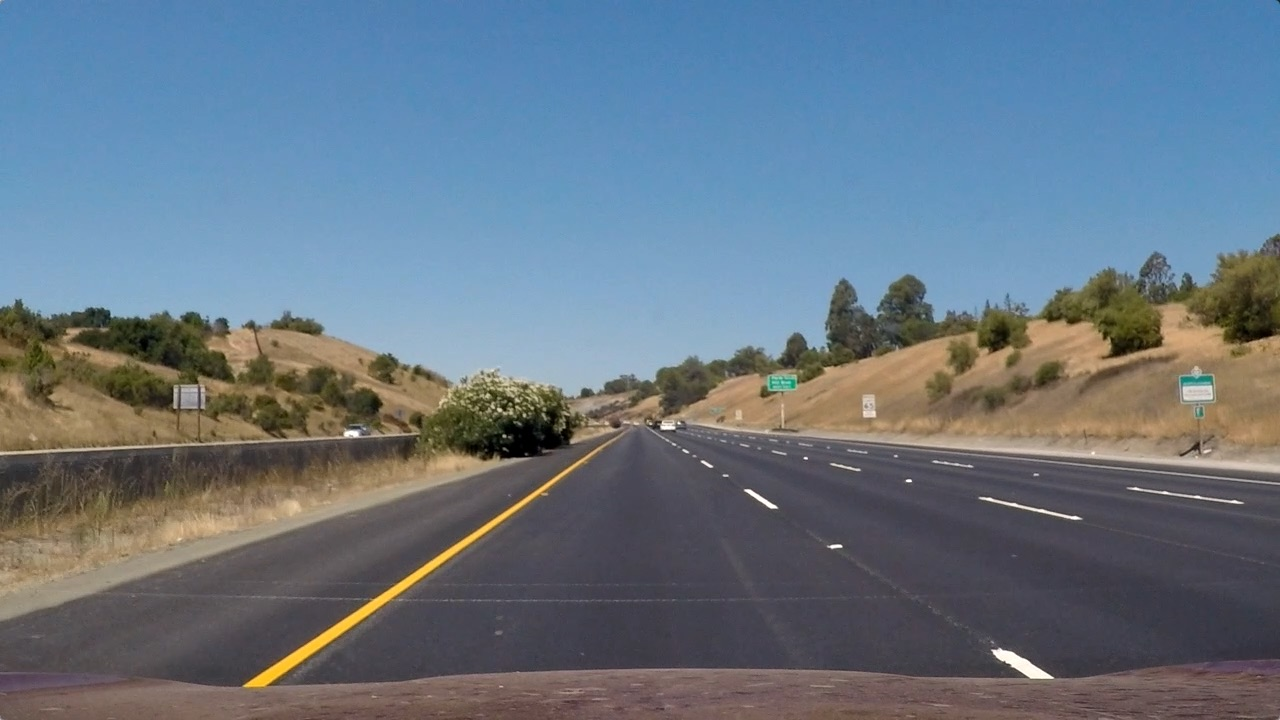
#> input picture lane_finding/test_images/straight_lines1.jpg, 1280 x 720 px; its folder holds only this picture in this run
$ python line_utils.py   (older library calls are emulated)
#> lines starting #> are read from the running program, lines starting #| are printed output that depends on the picture; after the words box and inside, x2 and y2 are one past the last pixel; in counts of white or black regions, pixels touching at a corner belong together
### lane_finding/calibration_utils.py
import cv2
import numpy as np
import glob
import matplotlib.pyplot as plt
import os.path as path
import pickle


def lazy_calibration(func):
    """
    Decorator for calibration function to avoid re-computing calibration every time.
    """
    calibration_cache = 'camera_cal/calibration_data.pickle'

    def wrapper(*args, **kwargs):
        if path.exists(calibration_cache):
            print('Loading cached camera calibration...', end=' ')
            with open(calibration_cache, 'rb') as dump_file:
#> (reads lane_finding/camera_cal/calibration_data.pickle from the repository)
                calibration = pickle.load(dump_file)
        else:
            print('Computing camera calibration...', end=' ')
            calibration = func(*args, **kwargs)
            with open(calibration_cache, 'wb') as dump_file:
                pickle.dump(calibration, dump_file)
        print('Done.')
        return calibration

    return wrapper


# [48 lines left out: function calibrate_camera, not called in this run]


def undistort(frame, mtx, dist, verbose=False):
    """
    Undistort a frame given camera matrix and distortion coefficients.
    :param frame: input frame
    :param mtx: camera matrix
    :param dist: distortion coefficients
    :param verbose: if True, show frame before/after distortion correction
    :return: undistorted frame
    """
    frame_undistorted = cv2.undistort(frame, mtx, dist, newCameraMatrix=mtx)

    if verbose:
        fig, ax = plt.subplots(nrows=1, ncols=2)
        ax[0].imshow(cv2.cvtColor(frame, cv2.COLOR_BGR2RGB))
        ax[1].imshow(cv2.cvtColor(frame_undistorted, cv2.COLOR_BGR2RGB))
        plt.show()

    return frame_undistorted


# [10 lines that do not run on import are left out]

### lane_finding/binarization_utils.py
import cv2
import numpy as np
import glob
import matplotlib.pyplot as plt


# selected threshold to highlight yellow lines
yellow_HSV_th_min = np.array([0, 70, 70])
yellow_HSV_th_max = np.array([50, 255, 255])


def thresh_frame_in_HSV(frame, min_values, max_values, verbose=False):
    """
    Threshold a color frame in HSV space
    """
    HSV = cv2.cvtColor(frame, cv2.COLOR_BGR2HSV)

    min_th_ok = np.all(HSV > min_values, axis=2)
    max_th_ok = np.all(HSV < max_values, axis=2)

    out = np.logical_and(min_th_ok, max_th_ok)

    if verbose:
        plt.imshow(out, cmap='gray')
        plt.show()

    return out


def thresh_frame_sobel(frame, kernel_size):
    """
    Apply Sobel edge detection to an input frame, then threshold the result
    """
    gray = cv2.cvtColor(frame, cv2.COLOR_BGR2GRAY)

    sobel_x = cv2.Sobel(gray, cv2.CV_64F, 1, 0, ksize=kernel_size)
    sobel_y = cv2.Sobel(gray, cv2.CV_64F, 0, 1, ksize=kernel_size)

    sobel_mag = np.sqrt(sobel_x ** 2 + sobel_y ** 2)
    sobel_mag = np.uint8(sobel_mag / np.max(sobel_mag) * 255)

    _, sobel_mag = cv2.threshold(sobel_mag, 50, 1, cv2.THRESH_BINARY)

    return sobel_mag.astype(bool)


def get_binary_from_equalized_grayscale(frame):
    """
    Apply histogram equalization to an input frame, threshold it and return the (binary) result.
    """
    gray = cv2.cvtColor(frame, cv2.COLOR_BGR2GRAY)

    eq_global = cv2.equalizeHist(gray)

    _, th = cv2.threshold(eq_global, thresh=250, maxval=255, type=cv2.THRESH_BINARY)

    return th


def binarize(img, verbose=False):
    """
    Convert an input frame to a binary image which highlight as most as possible the lane-lines.

    :param img: input color frame
    :param verbose: if True, show intermediate results
    :return: binarized frame
    """
    h, w = img.shape[:2]

    binary = np.zeros(shape=(h, w), dtype=np.uint8)

    # highlight yellow lines by threshold in HSV color space
    HSV_yellow_mask = thresh_frame_in_HSV(img, yellow_HSV_th_min, yellow_HSV_th_max, verbose=False)
    binary = np.logical_or(binary, HSV_yellow_mask)

    # highlight white lines by thresholding the equalized frame
    eq_white_mask = get_binary_from_equalized_grayscale(img)
    binary = np.logical_or(binary, eq_white_mask)

    # get Sobel binary mask (thresholded gradients)
    sobel_mask = thresh_frame_sobel(img, kernel_size=9)
    binary = np.logical_or(binary, sobel_mask)

    # apply a light morphology to "fill the gaps" in the binary image
    kernel = np.ones((5, 5), np.uint8)
    closing = cv2.morphologyEx(binary.astype(np.uint8), cv2.MORPH_CLOSE, kernel)

    if verbose:
        f, ax = plt.subplots(2, 3)
        f.set_facecolor('white')
        ax[0, 0].imshow(cv2.cvtColor(img, cv2.COLOR_BGR2RGB))
        ax[0, 0].set_title('input_frame')
        ax[0, 0].set_axis_off()
        ax[0, 0].set_axis_bgcolor('red')
        ax[0, 1].imshow(eq_white_mask, cmap='gray')
        ax[0, 1].set_title('white mask')
        ax[0, 1].set_axis_off()

        ax[0, 2].imshow(HSV_yellow_mask, cmap='gray')
        ax[0, 2].set_title('yellow mask')
        ax[0, 2].set_axis_off()

        ax[1, 0].imshow(sobel_mask, cmap='gray')
        ax[1, 0].set_title('sobel mask')
        ax[1, 0].set_axis_off()

        ax[1, 1].imshow(binary, cmap='gray')
        ax[1, 1].set_title('before closure')
        ax[1, 1].set_axis_off()

        ax[1, 2].imshow(closing, cmap='gray')
        ax[1, 2].set_title('after closure')
        ax[1, 2].set_axis_off()
        plt.show()

    return closing


# [6 lines that do not run on import are left out]

### lane_finding/perspective_utils.py
import numpy as np
import cv2
import glob
import matplotlib.pyplot as plt
from calibration_utils import calibrate_camera, undistort
from binarization_utils import binarize


def birdeye(img, verbose=False):
    """
    Apply perspective transform to input frame to get the bird's eye view.
    :param img: input color frame
    :param verbose: if True, show the transformation result
    :return: warped image, and both forward and backward transformation matrices
    """
    h, w = img.shape[:2]

    src = np.float32([[w, h-10],    # br
                      [0, h-10],    # bl
                      [546, 460],   # tl
                      [732, 460]])  # tr
    dst = np.float32([[w, h],       # br
                      [0, h],       # bl
                      [0, 0],       # tl
                      [w, 0]])      # tr

    M = cv2.getPerspectiveTransform(src, dst)
    Minv = cv2.getPerspectiveTransform(dst, src)

    warped = cv2.warpPerspective(img, M, (w, h), flags=cv2.INTER_LINEAR)

    if verbose:
        f, axarray = plt.subplots(1, 2)
        f.set_facecolor('white')
        axarray[0].set_title('Before perspective transform')
        axarray[0].imshow(img, cmap='gray')
        for point in src:
            axarray[0].plot(*point, '.')
        axarray[1].set_title('After perspective transform')
        axarray[1].imshow(warped, cmap='gray')
        for point in dst:
            axarray[1].plot(*point, '.')
        for axis in axarray:
            axis.set_axis_off()
        plt.show()

    return warped, M, Minv


# [14 lines that do not run on import are left out]

### lane_finding/line_utils.py
import numpy as np
import cv2
import glob
import collections
import matplotlib.pyplot as plt
from calibration_utils import calibrate_camera, undistort
from binarization_utils import binarize
from perspective_utils import birdeye
from globals import ym_per_pix, xm_per_pix


class Line:
    """
    Class to model a lane-line.
    """
    def __init__(self, buffer_len=10):
        self.detected = False
        self.last_fit_pixel = None
        self.last_fit_meter = None
        self.recent_fits_pixel = collections.deque(maxlen=buffer_len)
        self.recent_fits_meter = collections.deque(maxlen=2*buffer_len)
        self.radius_of_curvature = None
        self.all_x = None
        self.all_y = None

    def update_line(self, new_fit_pixel, new_fit_meter, detected, clear_buffer=False):
        self.detected = detected
        if clear_buffer:
            self.recent_fits_pixel = []
            self.recent_fits_meter = []
        self.last_fit_pixel = new_fit_pixel
        self.last_fit_meter = new_fit_meter
        self.recent_fits_pixel.append(self.last_fit_pixel)
        self.recent_fits_meter.append(self.last_fit_meter)

    # [11 lines left out: function draw, not called in this run]

    @property
    def average_fit(self):
        return np.mean(self.recent_fits_pixel, axis=0)

    # [11 lines left out: functions curvature, curvature_meter, not called in this run]


def get_fits_by_sliding_windows(birdeye_binary, line_lt, line_rt, n_windows=9, verbose=False):
    if birdeye_binary is None or birdeye_binary.size == 0:
        raise ValueError("birdeye_binary is empty or None")

    height, width = birdeye_binary.shape
    histogram = np.sum(birdeye_binary[height//2:, :], axis=0)
    out_img = np.dstack((birdeye_binary, birdeye_binary, birdeye_binary)) * 255

    midpoint = width // 2
    leftx_base = np.argmax(histogram[:midpoint])
    rightx_base = np.argmax(histogram[midpoint:]) + midpoint

    nonzero = birdeye_binary.nonzero()
    nonzero_y = np.array(nonzero[0])
    nonzero_x = np.array(nonzero[1])

    window_height = int(height / n_windows)
    margin = 100
    minpix = 50

    leftx_current = leftx_base
    rightx_current = rightx_base

    left_lane_inds = []
    right_lane_inds = []

    for window in range(n_windows):
        win_y_low = height - (window + 1) * window_height
        win_y_high = height - window * window_height
        win_xleft_low = leftx_current - margin
        win_xleft_high = leftx_current + margin
        win_xright_low = rightx_current - margin
        win_xright_high = rightx_current + margin

        cv2.rectangle(out_img, (win_xleft_low, win_y_low), (win_xleft_high, win_y_high), (0,255,0), 2)
        cv2.rectangle(out_img, (win_xright_low, win_y_low), (win_xright_high, win_y_high), (0,255,0), 2)

        good_left_inds = ((nonzero_y >= win_y_low) & (nonzero_y < win_y_high) &
                          (nonzero_x >= win_xleft_low) & (nonzero_x < win_xleft_high)).nonzero()[0]
        good_right_inds = ((nonzero_y >= win_y_low) & (nonzero_y < win_y_high) &
                           (nonzero_x >= win_xright_low) & (nonzero_x < win_xright_high)).nonzero()[0]

        left_lane_inds.append(good_left_inds)
        right_lane_inds.append(good_right_inds)

        if len(good_left_inds) > minpix:
            leftx_current = int(np.mean(nonzero_x[good_left_inds]))
        if len(good_right_inds) > minpix:
            rightx_current = int(np.mean(nonzero_x[good_right_inds]))

    left_lane_inds = np.concatenate(left_lane_inds)
    right_lane_inds = np.concatenate(right_lane_inds)

    line_lt.all_x, line_lt.all_y = nonzero_x[left_lane_inds], nonzero_y[left_lane_inds]
    line_rt.all_x, line_rt.all_y = nonzero_x[right_lane_inds], nonzero_y[right_lane_inds]

    detected = True
    if len(line_lt.all_x) == 0 or len(line_lt.all_y) == 0:
        left_fit_pixel = line_lt.last_fit_pixel
        left_fit_meter = line_lt.last_fit_meter
        detected = False
    else:
        left_fit_pixel = np.polyfit(line_lt.all_y, line_lt.all_x, 2)
        left_fit_meter = np.polyfit(line_lt.all_y * ym_per_pix, line_lt.all_x * xm_per_pix, 2)

    if len(line_rt.all_x) == 0 or len(line_rt.all_y) == 0:
        right_fit_pixel = line_rt.last_fit_pixel
        right_fit_meter = line_rt.last_fit_meter
        detected = False
    else:
        right_fit_pixel = np.polyfit(line_rt.all_y, line_rt.all_x, 2)
        right_fit_meter = np.polyfit(line_rt.all_y * ym_per_pix, line_rt.all_x * xm_per_pix, 2)

    line_lt.update_line(left_fit_pixel, left_fit_meter, detected)
    line_rt.update_line(right_fit_pixel, right_fit_meter, detected)

    ploty = np.linspace(0, height-1, height)
    left_fitx = left_fit_pixel[0]*ploty**2 + left_fit_pixel[1]*ploty + left_fit_pixel[2]
    right_fitx = right_fit_pixel[0]*ploty**2 + right_fit_pixel[1]*ploty + right_fit_pixel[2]

    out_img[nonzero_y[left_lane_inds], nonzero_x[left_lane_inds]] = [255,0,0]
    out_img[nonzero_y[right_lane_inds], nonzero_x[right_lane_inds]] = [0,0,255]

    if verbose:
        f, ax = plt.subplots(1,2)
        f.set_facecolor('white')
        ax[0].imshow(birdeye_binary, cmap='gray')
        ax[1].imshow(out_img)
        ax[1].plot(left_fitx, ploty, color='yellow')
        ax[1].plot(right_fitx, ploty, color='yellow')
        ax[1].set_xlim(0,1280)
        ax[1].set_ylim(height,0)
        plt.show()

    return line_lt, line_rt, out_img


# [91 lines left out: functions get_fits_by_previous_fits, draw_back_onto_the_road, not called in this run]


if __name__ == '__main__':
    line_lt, line_rt = Line(buffer_len=10), Line(buffer_len=10)
    ret, mtx, dist, rvecs, tvecs = calibrate_camera(calib_images_dir='camera_cal')

    for test_img in glob.glob('test_images/*.jpg'):
        img = cv2.imread(test_img)
#> img is the input picture: shape (720, 1280, 3); mean B, G, R 131.2, 117.7, 103.2
        img_undistorted = undistort(img, mtx, dist, verbose=False)
        img_binary = binarize(img_undistorted, verbose=False)
#> in thresh_frame_in_HSV, `min_th_ok = np.all(HSV > min_values, axis=2)`:
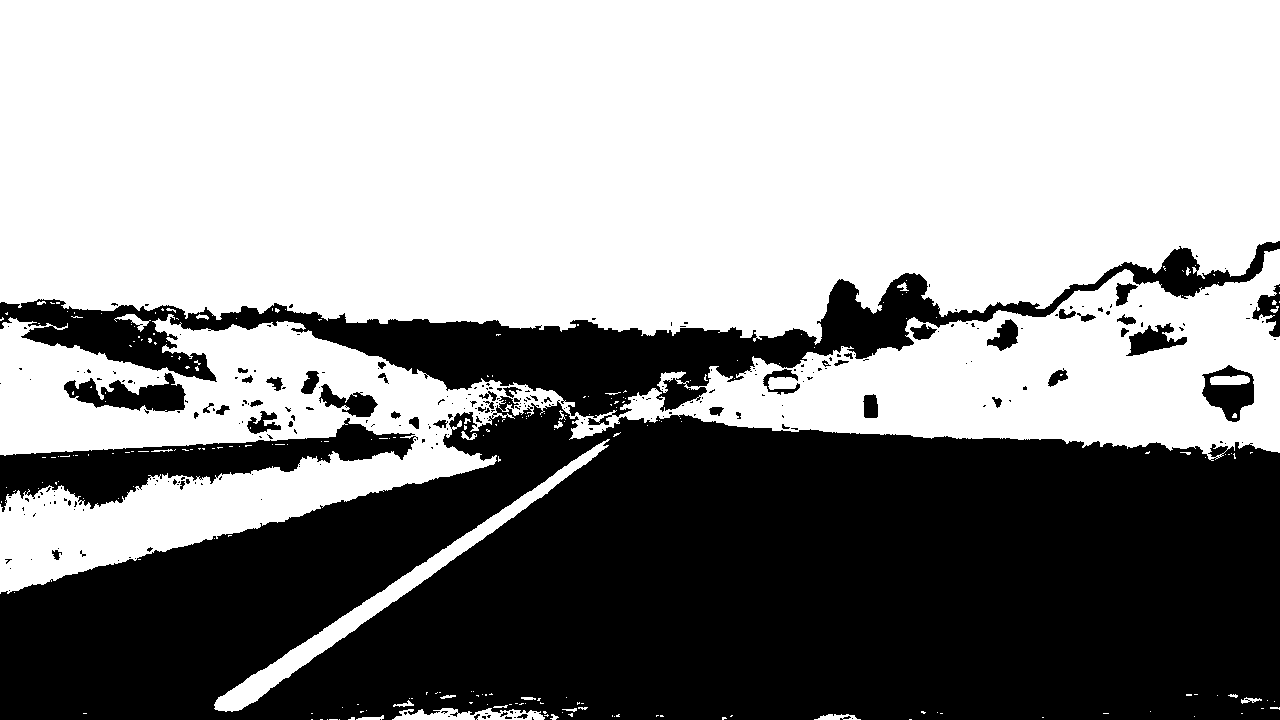
#> min_th_ok: shape (720, 1280) bool; 58.2% white; 287 black regions (235 under 20 px), largest, box (x1, y1, x2, y2) and area: (0, 396, 1280, 720) 311887, (0, 241, 1280, 425) 47517, (0, 418, 418, 512) 13771
#> in thresh_frame_sobel, `sobel_x = cv2.Sobel(gray, cv2.CV_64F, 1, 0, ksize=kernel_size)`:
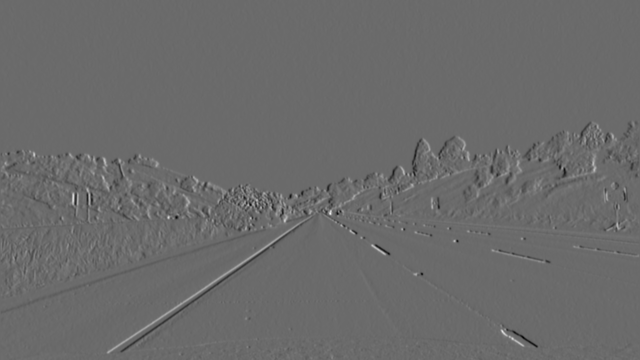
#> sobel_x: shape (720, 1280) float64 (shown at 1/2 size); min -1027411, max 1422555, mean -412.1; drawn with min black and max white
#> in thresh_frame_sobel, `sobel_y = cv2.Sobel(gray, cv2.CV_64F, 0, 1, ksize=kernel_size)`:
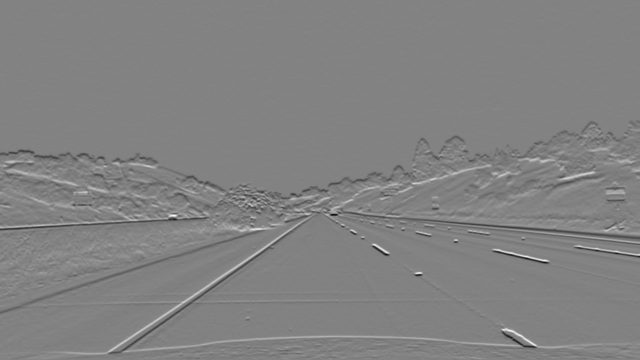
#> sobel_y: shape (720, 1280) float64 (shown at 1/2 size); min -1566380, max 1503246, mean -983.3; drawn with min black and max white
        img_birdeye, M, Minv = birdeye(img_binary, verbose=False)
#> M = [[-0.701, -1.53, 1086.4], [7.11e-16, -2.02, 928.2], [9.76e-19, -0.0024, 1]]; Minv = [[0.145, -0.758, 546], [0, -0.496, 460], [0, -0.00119, 1]]
        line_lt, line_rt, img_out = get_fits_by_sliding_windows(img_birdeye, line_lt, line_rt, n_windows=7, verbose=True)
#> in get_fits_by_sliding_windows, `histogram = np.sum(birdeye_binary[height//2:, :], axis=0)`: histogram = 1280 values, max 360 at index 210, min 0 at index 0, mean 24.16
#> in get_fits_by_sliding_windows, `leftx_base = np.argmax(histogram[:midpoint])`: leftx_base = 210
#> in get_fits_by_sliding_windows, `rightx_base = np.argmax(histogram[midpoint:]) + midpoint`: rightx_base = 1078
#> in get_fits_by_sliding_windows, `nonzero = birdeye_binary.nonzero()`: nonzero = 80571 positions, rows 0 to 719, columns 124 to 1279
#> in get_fits_by_sliding_windows, `leftx_current = leftx_base`: leftx_current = 210
#> in get_fits_by_sliding_windows, `rightx_current = rightx_base`: rightx_current = 1078
#> the loop in get_fits_by_sliding_windows, `for window in range(n_windows):` made 7 passes
#> (win_xleft_low, win_xleft_high, win_xright_low, win_xright_high, leftx_current, rightx_current) on passes 1 to 7: (110, 310, 978, 1178, 223, 1081), (123, 323, 981, 1181, 230, 1082), (130, 330, 982, 1182, 234, 1073), (134, 334, 973, 1173, 241, 1079), (141, 341, 979, 1179, 239, 1070), (139, 339, 970, 1170, 238, 1062), (138, 338, 962, 1162, 242, 1068)
#> after the loop in get_fits_by_sliding_windows, `for window in range(n_windows):`:
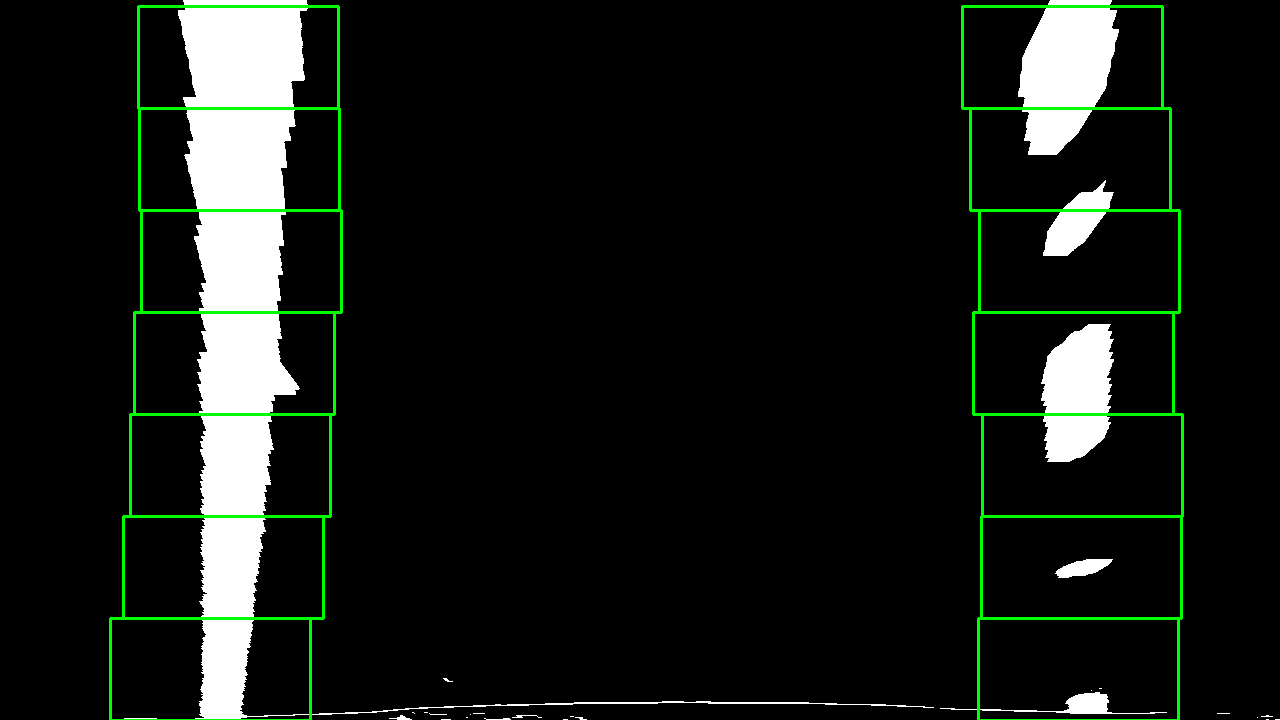
#> out_img: shape (720, 1280, 3); mean of channels 0, 1, 2 21.6, 26.4, 21.6; drawn as B, G, R
#> after the loop in get_fits_by_sliding_windows, `for window in range(n_windows):`: left_lane_inds = 7 items
#> in get_fits_by_sliding_windows, `left_fit_pixel = np.polyfit(line_lt.all_y, line_lt.all_x, 2)`: left_fit_pixel = [-6.12e-05, 0.0173, 240.4]
#> in get_fits_by_sliding_windows, `left_fit_meter = np.polyfit(line_lt.all_y * ym_per_pix, line_lt.all_x ..`: left_fit_meter = [-0.000186, 0.0022, 1.27]
#> in get_fits_by_sliding_windows, `right_fit_pixel = np.polyfit(line_rt.all_y, line_rt.all_x, 2)`: right_fit_pixel = [6.48e-06, 0.0211, 1066]
#> in get_fits_by_sliding_windows, `right_fit_meter = np.polyfit(line_rt.all_y * ym_per_pix, line_rt.all_x..`: right_fit_meter = [1.97e-05, 0.00267, 5.63]
#> in update_line, `self.last_fit_pixel = new_fit_pixel`: self.last_fit_pixel = [-6.12e-05, 0.0173, 240.4]
#> in update_line, `self.last_fit_meter = new_fit_meter`: self.last_fit_meter = [-0.000186, 0.0022, 1.27]
#> in get_fits_by_sliding_windows, `left_fitx = left_fit_pixel[0]*ploty**2 + left_fit_pixel[1]*ploty + lef..`: left_fitx = 720 values, max 241.6 at index 141, min 221.2 at index 719, mean 236
#> in get_fits_by_sliding_windows, `right_fitx = right_fit_pixel[0]*ploty**2 + right_fit_pixel[1]*ploty + ..`: right_fitx = 720 values from 1066 to 1084.5
#> in get_fits_by_sliding_windows, `plt.show()`:
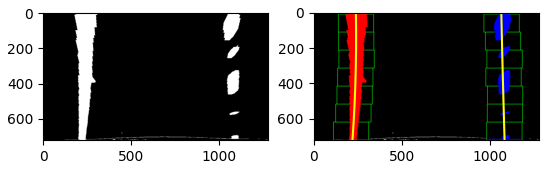
#> figure drawn by matplotlib, 2 panels
